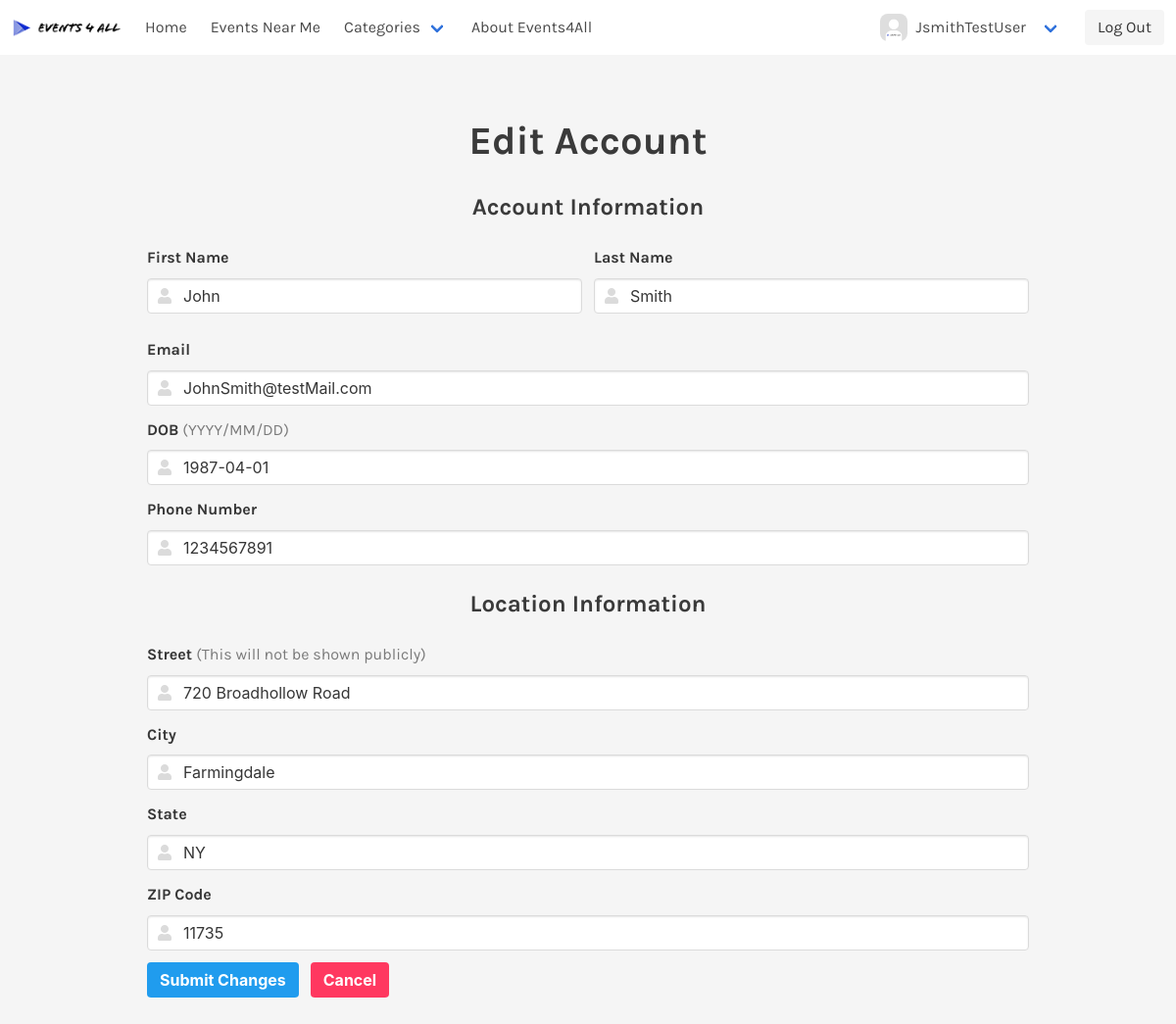
Page /editAccount.php (signed in) on the committed database.
### tables this page shows
CREATE TABLE `Users` (
  `userID` int(10) UNSIGNED NOT NULL,
  `email` varchar(255) NOT NULL,
  `userName` varchar(255) NOT NULL,
  `userPassword` varchar(255) NOT NULL,
  `firstName` varchar(50) DEFAULT NULL,
  `lastName` varchar(50) DEFAULT NULL,
  `street` varchar(255) DEFAULT NULL,
  `city` varchar(255) DEFAULT NULL,
  `USstate` varchar(255) DEFAULT NULL,
  `zip` int(5) DEFAULT NULL,
  `phone` char(10) DEFAULT NULL,
  `profileImg` varchar(255) DEFAULT NULL,
  `dateOfBirth` date NOT NULL
);

### editAccount.php (the view, shortened to what this page needs)
<!DOCTYPE html>
<html lang="en">
<head>
    <link rel="stylesheet" href="./css/bulma.min.css">
    <link rel="stylesheet" href="./css/style.css">
    <link href="https://unpkg.com/aos@2.3.1/dist/aos.css" rel="stylesheet">
    <link rel="stylesheet" href="https://use.fontawesome.com/releases/v5.8.1/css/all.css">
</head>
<body>
<?php require './navbar.php'; ?>
<?php
if (($loggedon) && ($userID !== NULL) && ($userName !== NULL)) {
    $mysqli = new mysqli("localhost", "TestAdmin", "testadmin1", "EventsForAll");
    $query = "SELECT * FROM Users WHERE userName = '$userName'";
    $result = $mysqli->query($query);
    if ($result->num_rows > 0) {
       while($row = $result->fetch_assoc()) {
            $email = $row["email"];
            $firstName = $row["firstName"];
            $lastName = $row["lastName"];
            $street = $row["street"];
            $city = $row["city"];
            $state = $row["USstate"];
            $zip = $row["zip"];
            $phone = $row["phone"];
            $dob = $row["dateOfBirth"];
       }
    echo "
    <section class='section'>
        <div class='container'>";?>
            <form class='form' method='POST' action='<?php echo htmlspecialchars("./methods/processAccountChanges.php");?>'>
           <?php echo "<h2 class='is-size-2 has-text-weight-bold has-text-centered'>Edit Account</h2>
                <h2 class='is-size-4 has-text-weight-bold has-text-centered'>Account Information</h2>
                <div class='flexTwoFields'>
                    <div class='field'>
                        <label class='label is-size-6'>First Name</label>
                        <div class='control has-icons-left'>
                            <input id='EditName' class='input' name='firstName' required type='text' value='$firstName'>
                            <span class='icon is-small is-left'>
                            </span>
                        </div>
                    </div>
                    <div class='field'>
                        <label class='label is-size-6'>Last Name</label>
                        <div class='control has-icons-left'>
                            <input id='EditName' class='input' name='lastName' required type='text' value='$lastName'>
                            <span class='icon is-small is-left'>
                            </span>
                        </div>
                    </div>
                </div>
                <div class='field'>
                    <label class='label is-size-6'>Email</label>
                    <div class='control has-icons-left'>
                        <input id='EditEmail' class='input' name='email' required type='text' value='$email'>
                        <span class='icon is-small is-left'>
                        </span>
                    </div>
                </div>
                <div class='field'>
                    <label class='label is-size-6'>DOB <span
                            class='has-text-grey has-text-weight-normal'>(YYYY/MM/DD)</span></label>
                    <div class='control has-icons-left'>
                        <input id='EditAccountInformationDOB' name='dob' autocomplete='off' class='input' required type='text'
                            value='$dob'>
                        <span class='icon is-small is-left'>
                        </span>
                    </div>
                </div>
                <div class='field'>
                    <label class='label is-size-6'>Phone Number</label>
                    <div class='control has-icons-left'>
                        <input id='EditAccountInformationPhoneNumber' name='phone' class='input' required type='text'
                            value='$phone'>
                        <span class='icon is-small is-left'>
                        </span>
                    </div>
                </div>
                <h2 class='is-size-4 has-text-weight-bold has-text-centered'>Location Information</h2>
                <div class='field'>
                    <label class='label is-size-6'>Street <span class='has-text-grey has-text-weight-normal'>(This will
                            not be shown publicly)</span>
                    </label>
                    <div class='control has-icons-left'>
                        <input id='EditSteet' class='input' name='street' required type='text' value='$street'>
                        <span class='icon is-small is-left'>
                        </span>
                    </div>
                </div>
                <div class='field'>
                    <label class='label is-size-6'>City</label>
                    <div class='control has-icons-left'>
                        <input id='EditCity' class='input' name='city' required type='text' value='$city'>
                        <span class='icon is-small is-left'>
                        </span>
                    </div>
                </div>
                <div class='field'>
                    <label class='label is-size-6'>State</label>
                    <div class='control has-icons-left'>
                        <input id='EditState' class='input' name='state' required type='text' value='$state'>
                        <span class='icon is-small is-left'>
                        </span>
                    </div>
                </div>
                <div class='field'>
                    <label class='label is-size-6'>ZIP Code</label>
                    <div class='control has-icons-left'>
                        <input id='EditZip' class='input' name='zip' required type='text' value='$zip'>
                        <span class='icon is-small is-left'>
                        </span>
                    </div>
                </div>
                <div class='field is-grouped'>
                    <div class='control'>
                        <button value='submit' type='submit' class='button is-info has-text-weight-bold'>Submit
                            Changes</button>
                    </div>
                    <div class='control'>
                        <button class='button is-danger is-light has-text-weight-bold'>Cancel</button>
                    </div>
                </div>
            </form>
        </div>
    </section>
     ";
  }
 else {
     echo "Something Went wrong";
 }
}
?>
</body>
</html>

### css/style.css (style rules this page uses)
* { padding: 0; margin: 0; -webkit-box-sizing: border-box; box-sizing: border-box; }
body { font-family: 'Karla', sans-serif; background-color: #f5f5f5; color: #3A3A3A; overflow-x: hidden; overflow: hidden; -webkit-transition: all .5s; transition: all .5s; line-height: 1.6; }
h1, h2, h3, h4, h5, h6, p { padding: .5rem; }
form { max-width: 900px; margin: 0 auto; }
.field { margin-bottom: .75rem; }
.label { margin-top: .75rem; }
.flexTwoFields { display: -webkit-box; display: -ms-flexbox; display: flex; -webkit-box-pack: center; -ms-flex-pack: center; justify-content: center; -webkit-box-align: center; -ms-flex-align: center; align-items: center; }
.flexTwoFields .field:nth-child(1) { padding-right: 6px; }
.flexTwoFields .field:nth-child(2) { padding-left: 6px; }
.flexTwoFields > * { -webkit-box-flex: 1; -ms-flex: 1; flex: 1; -ms-flex-item-align: center; -ms-grid-row-align: center; align-self: center; -ms-grid-column-align: center; justify-self: center; }

### rows in the picture
users: firstName "John", lastName "Smith", email "JohnSmith@testMail.com", dob "1987-04-01", phone "1234567891", street "720 Broadhollow Road", city "Farmingdale", state "NY", zip "11735"

### other values in the picture
$userName "JsmithTestUser"
